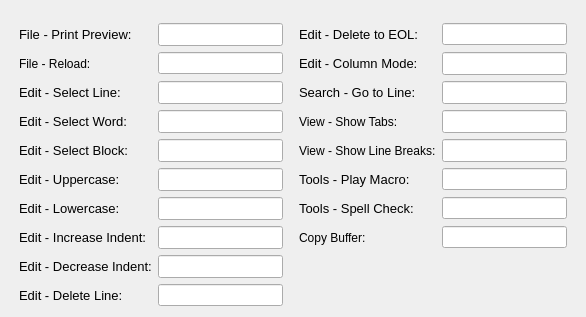
     <widget class="QWidget" name="tab3">
      <attribute name="title">
       <string>User Defined Hot Keys</string>
      </attribute>
      <layout class="QGridLayout" name="gridLayout_3">
       <item row="7" column="6">
        <spacer name="horizontalSpacer_33">
         <property name="orientation">
          <enum>Qt::Horizontal</enum>
         </property>
         <property name="sizeType">
          <enum>QSizePolicy::Fixed</enum>
         </property>
         <property name="sizeHint" stdset="0">
          <size>
           <width>8</width>
           <height>20</height>
          </size>
         </property>
        </spacer>
       </item>
       <item row="0" column="4">
        <spacer name="verticalSpacer_31">
         <property name="orientation">
          <enum>Qt::Vertical</enum>
         </property>
         <property name="sizeType">
          <enum>QSizePolicy::Fixed</enum>
         </property>
         <property name="sizeHint" stdset="0">
          <size>
           <width>20</width>
           <height>12</height>
          </size>
         </property>
        </spacer>
       </item>
       <item row="1" column="4">
        <widget class="QLabel" name="label_18">
         <property name="font">
          <font>
           <pointsize>10</pointsize>
          </font>
         </property>
         <property name="text">
          <string>Edit - Delete to EOL:</string>
         </property>
        </widget>
       </item>
       <item row="7" column="5">
        <widget class="KeyLineEdit" name="key_show_Breaks">
         <property name="minimumSize">
          <size>
           <width>120</width>
           <height>0</height>
          </size>
         </property>
         <property name="font">
          <font>
           <pointsize>10</pointsize>
          </font>
         </property>
        </widget>
       </item>
       <item row="7" column="4">
        <widget class="QLabel" name="label_40">
         <property name="text">
          <string>View - Show Line Breaks:</string>
         </property>
        </widget>
       </item>
       <item row="6" column="5">
        <widget class="KeyLineEdit" name="key_show_Spaces">
         <property name="minimumSize">
          <size>
           <width>120</width>
           <height>0</height>
          </size>
         </property>
         <property name="font">
          <font>
           <pointsize>10</pointsize>
          </font>
         </property>
        </widget>
       </item>
       <item row="8" column="5">
        <widget class="KeyLineEdit" name="key_macroPlay">
         <property name="minimumSize">
          <size>
           <width>120</width>
           <height>0</height>
          </size>
         </property>
        </widget>
       </item>
       <item row="6" column="4">
        <widget class="QLabel" name="label_39">
         <property name="text">
          <string>View - Show Tabs:</string>
         </property>
        </widget>
       </item>
       <item row="4" column="4">
        <widget class="QLabel" name="label_9">
         <property name="font">
          <font>
           <pointsize>10</pointsize>
          </font>
         </property>
         <property name="text">
          <string>Search - Go to Line:</string>
         </property>
        </widget>
       </item>
       <item row="1" column="5">
        <widget class="KeyLineEdit" name="key_deleteEOL">
         <property name="minimumSize">
          <size>
           <width>120</width>
           <height>0</height>
          </size>
         </property>
        </widget>
       </item>
       <item row="4" column="5">
        <widget class="KeyLineEdit" name="key_goLine">
         <property name="minimumSize">
          <size>
           <width>120</width>
           <height>0</height>
          </size>
         </property>
         <property name="font">
          <font>
           <pointsize>10</pointsize>
          </font>
         </property>
        </widget>
       </item>
       <item row="1" column="1">
        <widget class="QLabel" name="label_7">
         <property name="font">
          <font>
           <pointsize>10</pointsize>
          </font>
         </property>
         <property name="text">
          <string>File - Print Preview:</string>
         </property>
        </widget>
       </item>
       <item row="15" column="4">
        <spacer name="verticalSpacer_30">
         <property name="orientation">
          <enum>Qt::Vertical</enum>
         </property>
         <property name="sizeType">
          <enum>QSizePolicy::Expanding</enum>
         </property>
         <property name="sizeHint" stdset="0">
          <size>
           <width>20</width>
           <height>0</height>
          </size>
         </property>
        </spacer>
       </item>
       <item row="6" column="3">
        <spacer name="horizontalSpacer_32">
         <property name="orientation">
          <enum>Qt::Horizontal</enum>
         </property>
         <property name="sizeType">
          <enum>QSizePolicy::Fixed</enum>
         </property>
         <property name="sizeHint" stdset="0">
          <size>
           <width>10</width>
           <height>20</height>
          </size>
         </property>
        </spacer>
       </item>
       <item row="1" column="2">
        <widget class="KeyLineEdit" name="key_printPreview">
         <property name="minimumSize">
          <size>
           <width>120</width>
           <height>0</height>
          </size>
         </property>
         <property name="font">
          <font>
           <pointsize>10</pointsize>
          </font>
         </property>
        </widget>
       </item>
       <item row="8" column="4">
        <widget class="QLabel" name="label_14">
         <property name="font">
          <font>
           <pointsize>10</pointsize>
          </font>
         </property>
         <property name="text">
          <string>Tools - Play Macro:</string>
         </property>
        </widget>
       </item>
       <item row="4" column="0">
        <spacer name="horizontalSpacer_31">
         <property name="orientation">
          <enum>Qt::Horizontal</enum>
         </property>
         <property name="sizeType">
          <enum>QSizePolicy::Fixed</enum>
         </property>
         <property name="sizeHint" stdset="0">
          <size>
           <width>8</width>
           <height>20</height>
          </size>
         </property>
        </spacer>
       </item>
       <item row="13" column="2">
        <widget class="KeyLineEdit" name="key_indentDecr">
         <property name="minimumSize">
          <size>
           <width>120</width>
           <height>0</height>
          </size>
         </property>
         <property name="font">
          <font>
           <pointsize>10</pointsize>
          </font>
         </property>
        </widget>
       </item>
       <item row="8" column="2">
        <widget class="KeyLineEdit" name="key_upper">
         <property name="minimumSize">
          <size>
           <width>120</width>
           <height>0</height>
          </size>
         </property>
         <property name="font">
          <font>
           <pointsize>10</pointsize>
          </font>
         </property>
        </widget>
       </item>
       <item row="7" column="2">
        <widget class="KeyLineEdit" name="key_selectBlock">
         <property name="minimumSize">
          <size>
           <width>120</width>
           <height>0</height>
          </size>
         </property>
         <property name="font">
          <font>
           <pointsize>10</pointsize>
          </font>
         </property>
        </widget>
       </item>
       <item row="6" column="2">
        <widget class="KeyLineEdit" name="key_selectWord">
         <property name="minimumSize">
          <size>
           <width>120</width>
           <height>0</height>
          </size>
         </property>
         <property name="font">
          <font>
           <pointsize>10</pointsize>
          </font>
         </property>
        </widget>
       </item>
       <item row="4" column="2">
        <widget class="KeyLineEdit" name="key_selectLine">
         <property name="minimumSize">
          <size>
           <width>120</width>
           <height>0</height>
          </size>
         </property>
         <property name="font">
          <font>
           <pointsize>10</pointsize>
          </font>
         </property>
        </widget>
       </item>
       <item row="13" column="1">
        <widget class="QLabel" name="label_17">
         <property name="font">
          <font>
           <pointsize>10</pointsize>
          </font>
         </property>
         <property name="text">
          <string>Edit - Decrease Indent:</string>
         </property>
        </widget>
       </item>
       <item row="9" column="1">
        <widget class="QLabel" name="label_11">
         <property name="font">
          <font>
           <pointsize>10</pointsize>
          </font>
         </property>
         <property name="text">
          <string>Edit - Lowercase:</string>
         </property>
        </widget>
       </item>
       <item row="8" column="1">
        <widget class="QLabel" name="label_13">
         <property name="font">
          <font>
           <pointsize>10</pointsize>
          </font>
         </property>
         <property name="text">
          <string>Edit - Uppercase:</string>
         </property>
        </widget>
       </item>
       <item row="7" column="1">
        <widget class="QLabel" name="label_12">
         <property name="font">
          <font>
           <pointsize>10</pointsize>
          </font>
         </property>
         <property name="text">
          <string>Edit - Select Block:</string>
         </property>
        </widget>
       </item>
       <item row="6" column="1">
        <widget class="QLabel" name="label_8">
         <property name="font">
          <font>
           <pointsize>10</pointsize>
          </font>
         </property>
         <property name="text">
          <string>Edit - Select Word:</string>
         </property>
        </widget>
       </item>
       <item row="4" column="1">
        <widget class="QLabel" name="label_41">
         <property name="font">
          <font>
           <pointsize>10</pointsize>
          </font>
         </property>
         <property name="text">
          <string>Edit - Select Line:</string>
         </property>
        </widget>
       </item>
       <item row="2" column="2">
        <widget class="KeyLineEdit" name="key_reload">
         <property name="minimumSize">
          <size>
           <width>120</width>
           <height>0</height>
          </size>
         </property>
        </widget>
       </item>
       <item row="2" column="1">
        <widget class="QLabel" name="label_43">
         <property name="text">
          <string>File - Reload:</string>
         </property>
        </widget>
       </item>
       <item row="2" column="4">
        <widget class="QLabel" name="label_10">
         <property name="font">
          <font>
           <pointsize>10</pointsize>
          </font>
         </property>
         <property name="text">
          <string>Edit - Column Mode:</string>
         </property>
        </widget>
       </item>
       <item row="2" column="5">
        <widget class="KeyLineEdit" name="key_columnMode">
         <property name="minimumSize">
          <size>
           <width>120</width>
           <height>0</height>
          </size>
         </property>
         <property name="font">
          <font>
           <pointsize>10</pointsize>
          </font>
         </property>
        </widget>
       </item>
       <item row="9" column="2">
        <widget class="KeyLineEdit" name="key_lower">
         <property name="minimumSize">
          <size>
           <width>120</width>
           <height>0</height>
          </size>
         </property>
         <property name="font">
          <font>
           <pointsize>10</pointsize>
          </font>
         </property>
        </widget>
       </item>
       <item row="9" column="5">
        <widget class="KeyLineEdit" name="key_spellCheck">
         <property name="minimumSize">
          <size>
           <width>120</width>
           <height>0</height>
          </size>
         </property>
        </widget>
       </item>
       <item row="10" column="5">
        <widget class="KeyLineEdit" name="key_copyBuffer"/>
       </item>
       <item row="9" column="4">
        <widget class="QLabel" name="label_15">
         <property name="font">
          <font>
           <pointsize>10</pointsize>
          </font>
         </property>
         <property name="text">
          <string>Tools - Spell Check:</string>
         </property>
        </widget>
       </item>
       <item row="10" column="4">
        <widget class="QLabel" name="label_42">
         <property name="text">
          <string>Copy Buffer:</string>
         </property>
        </widget>
       </item>
       <item row="10" column="1">
        <widget class="QLabel" name="label_16">
         <property name="font">
          <font>
           <pointsize>10</pointsize>
          </font>
         </property>
         <property name="text">
          <string>Edit - Increase Indent:</string>
         </property>
        </widget>
       </item>
       <item row="10" column="2">
        <widget class="KeyLineEdit" name="key_indentIncr">
         <property name="minimumSize">
          <size>
           <width>120</width>
           <height>0</height>
          </size>
         </property>
         <property name="font">
          <font>
           <pointsize>10</pointsize>
          </font>
         </property>
        </widget>
       </item>
       <item row="14" column="2">
        <widget class="KeyLineEdit" name="key_deleteLine">
         <property name="minimumSize">
          <size>
           <width>120</width>
           <height>0</height>
          </size>
         </property>
        </widget>
       </item>
       <item row="14" column="1">
        <widget class="QLabel" name="label_20">
         <property name="font">
          <font>
           <pointsize>10</pointsize>
          </font>
         </property>
         <property name="text">
          <string>Edit - Delete Line:</string>
         </property>
        </widget>
       </item>
      </layout>
     </widget>
